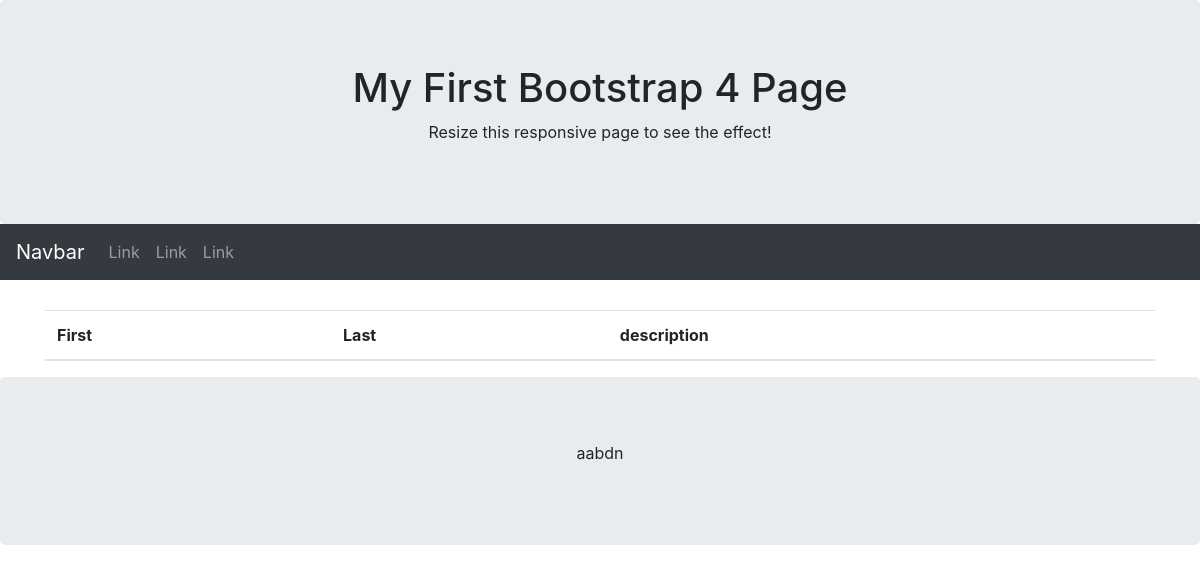
The app's page /, older data.
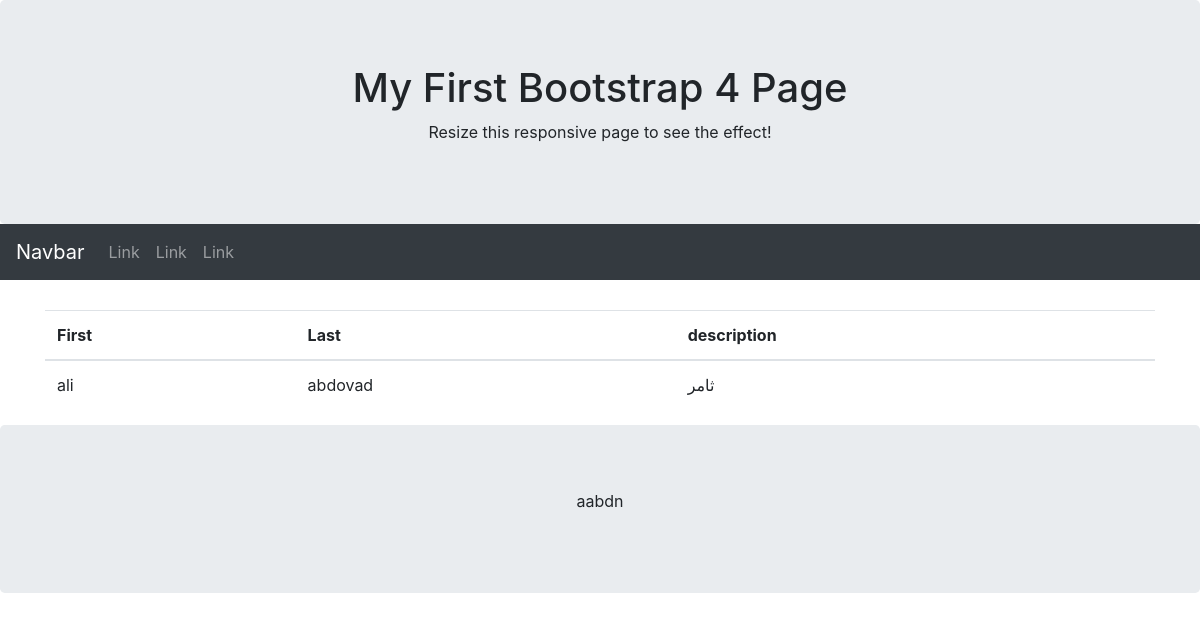
The same page, newer data.
### main/models.py (models this page shows, shortened)
class Customer(models.Model):
    user = models.OneToOneField(User, on_delete=models.CASCADE)
    avatar = models.ImageField('پروفایل', upload_to='Customer_avatar_images')
    description = models.CharField('توضیحات', max_length=250)
    class Meta:
        verbose_name = 'مشتری'
        verbose_name_plural = 'مشتریان'

### main/views.py (the view)
# urls.py: path('', views.home, name='home')
def home(request):
    customers = Customer.objects.all()
    return render(request, 'main/index.html', {'customers': customers})

### main/templates/main/index.html
{% extends 'main/base.html' %}
{% load static %}
{% block content %}
    <div class="row">
        <div class="col-12">
            <table class="table">
                <thead>
                <tr>
                    <th scope="col">First</th>
                    <th scope="col">Last</th>
                    <th scope="col">description</th>
                </tr>
                </thead>
                <tbody>
                {% for customer in customers %}
                    <tr>
                        <td>{{ customer.user.first_name }}</td>
                        <td>{{ customer.user.last_name }}</td>
                        <td>{{ customer.description }}</td>
                    </tr>
                {% endfor %}
                </tbody>
            </table>
        </div>
    </div>
{% endblock %}

### main/templates/main/base.html (shortened to what this page needs)
{% load static %}
<!DOCTYPE html>
<html lang="en">
<head>
    <link rel="stylesheet" href="{% static 'main/css/bootstrap.min.css' %}  ">
</head>
<body>
{% include 'main/header.html' %}
<div class="container" style="margin-top:30px">
    {% block content %}
    {% endblock %}
</div>
{% include 'main/footer.html' %}
</body>
</html>
</html>

### main/templates/main/header.html
<div class="jumbotron text-center" style="margin-bottom:0">
    <h1>My First Bootstrap 4 Page</h1>
    <p>Resize this responsive page to see the effect!</p>
</div>
{% include 'main/nav.html' %}

### main/templates/main/nav.html (shortened to what this page needs)
<nav class="navbar navbar-expand-sm bg-dark navbar-dark">
    <a class="navbar-brand" href="#">Navbar</a>
    <div class="collapse navbar-collapse" id="collapsibleNavbar">
        <ul class="navbar-nav">
            <li class="nav-item">
                <a class="nav-link" href="#">Link</a>
            </li>
            <li class="nav-item">
                <a class="nav-link" href="#">Link</a>
            </li>
            <li class="nav-item">
                <a class="nav-link" href="#">Link</a>
            </li>
        </ul>
    </div>
</nav>

### main/templates/main/footer.html
<div class="jumbotron text-center" style="margin-bottom:0">
    <p>aabdn</p>
</div>

Row changes from the older to the newer data that the page shows:
added Customer: user.first_name "ali", user.last_name "abdovad", description "ثامر"
